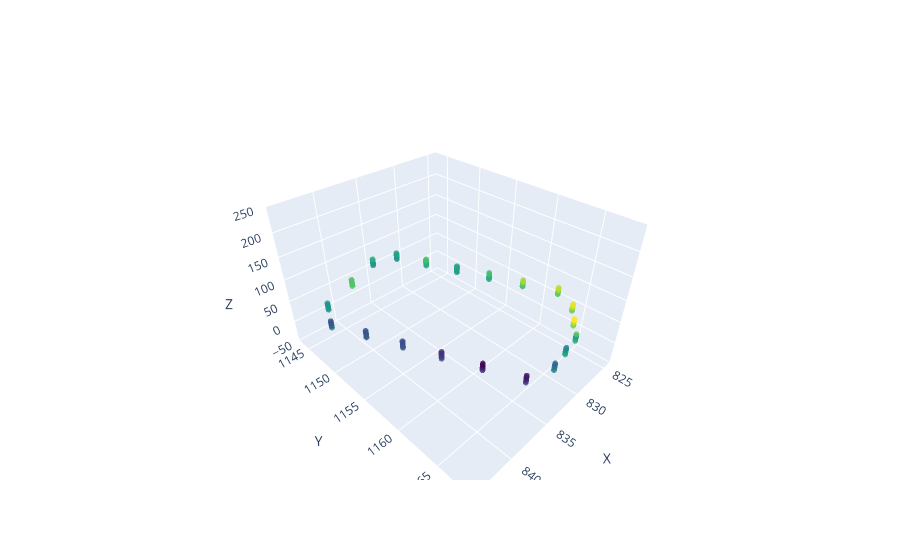

This figure's notebook cell:
### Code cell
# Get the coords and CP values from idf
centroids = []
cps = []
for i, surface in enumerate(fenestration_objects):
    coordinates = [
            (surface.Vertex_1_Xcoordinate, surface.Vertex_1_Ycoordinate, surface.Vertex_1_Zcoordinate),
            (surface.Vertex_2_Xcoordinate, surface.Vertex_2_Ycoordinate, surface.Vertex_2_Zcoordinate),
            (surface.Vertex_3_Xcoordinate, surface.Vertex_3_Ycoordinate, surface.Vertex_3_Zcoordinate),
            (surface.Vertex_4_Xcoordinate, surface.Vertex_4_Ycoordinate, surface.Vertex_4_Zcoordinate)
        ]
    centroid = np.mean(coordinates, axis=0)
    cp = idf1.idfobjects['AirflowNetwork:MultiZone:WindPressureCoefficientValues'][i]['Wind_Pressure_Coefficient_Value_1']
    centroids.append(centroid)
    cps.append(cp)

# Plot the centroids and colour them based on the CP values
import plotly.graph_objects as go
# Create an empty np array with rows = len(fenestration_objects) and columns = 4 (x,y,z,CP)
import numpy as np
cp_array = np.empty((len(fenestration_objects), 4))
# Populate the cp_array with the centroids and CP values
for i, (centroid, cp) in enumerate(zip(centroids, cps)):
    cp_array[i] = np.array([*centroid, cp])


# Remove cp_array rows with CP values of -9999
cp_array = cp_array[cp_array[:,3] != -9999]

# Print min an max of CP values
print(f'Min CP value: {cp_array[:,3].min()}')
print(f'Max CP value: {cp_array[:,3].max()}')


# Scatter3D from cp_array and colour them based on the CP values
trace1 = go.Scatter3d(
    x=cp_array[:,0],
    y=cp_array[:,1],
    z=cp_array[:,2],
    mode='markers',
    marker=dict(size=2, color=cp_array[:,3], colorscale='Viridis', opacity=0.8)
)

fig = go.Figure(data=[trace1], layout=layout)
# Add a colorbar
fig.update_layout(coloraxis_colorbar=dict(
    title="CP Values",
    thicknessmode="pixels", thickness=50,
    lenmode="pixels", len=200,
    yanchor="top", y=1,
    ticks="outside", ticksuffix="",
    dtick=0.1
))

fig.show()
